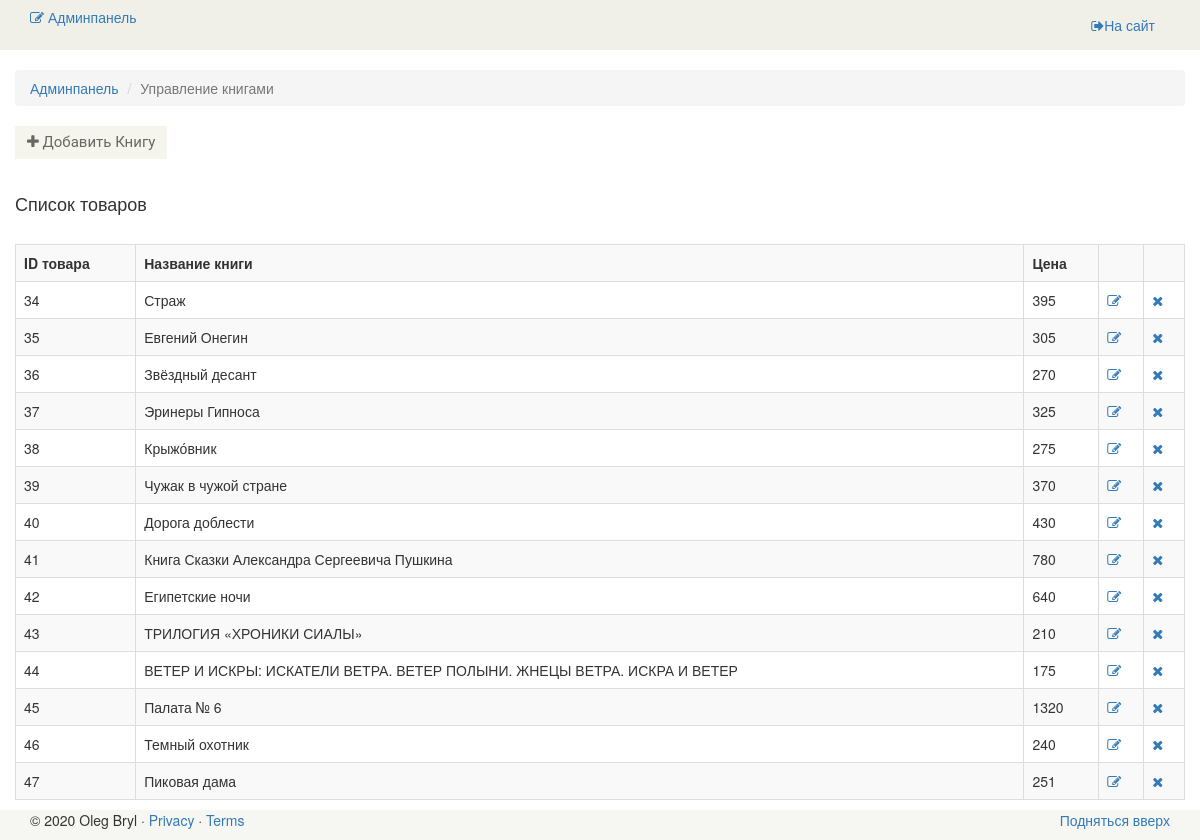
/admin/book (signed in), run on the app's committed database.
### tables this page shows
CREATE TABLE `book` (
                        `id` int(11) NOT NULL AUTO_INCREMENT,
                        `name` varchar(255) DEFAULT NULL,
                        `category_id` int(11) DEFAULT NULL,
                        `price` float DEFAULT NULL,
                        `availability` int(11) DEFAULT NULL,
                        `author` int(11) DEFAULT NULL,
                        `description` text,
                        `is_new` int(11) DEFAULT '0',
                        `status` int(11) DEFAULT '0',
                        PRIMARY KEY (`id`),
                        KEY `book_author_id_fk` (`author`),
                        CONSTRAINT `book_author_id_fk` FOREIGN KEY (`author`) REFERENCES `author` (`id`)
);

### config/routes.php (called while the page is built)
<?php
return array(
    'book/([0-9]+)' => 'book/view/$1',
    'catalog' => 'catalog/index',
    'category/([0-9]+)/page-([0-9]+)' => 'catalog/category/$1/$2',
    'category/([0-9]+)' => 'catalog/category/$1',
    'author/([0-9]+)/page-([0-9]+)' => 'catalog/author/$1/$2',
    'author/([0-9]+)' => 'catalog/author/$1',
    'cart/checkout' => 'cart/checkout',
    'cart/delete/([0-9]+)' => 'cart/delete/$1',
    'cart/add/([0-9]+)' => 'cart/add/$1',
    'cart/addAjax/([0-9]+)' => 'cart/addAjax/$1',
    'cart' => 'cart/index',
    'user/register' => 'user/register',
    'user/login' => 'user/login',
    'user/logout' => 'user/logout',
    'cabinet/edit' => 'cabinet/edit',
    'cabinet' => 'cabinet/index',
    'admin/book/create' => 'adminBook/create',
    'admin/book/update/([0-9]+)' => 'adminBook/update/$1',
    'admin/book/delete/([0-9]+)' => 'adminBook/delete/$1',
    'admin/book' => 'adminBook/index',
    'admin/category/create' => 'adminCategory/create',
    'admin/category/update/([0-9]+)' => 'adminCategory/update/$1',
    'admin/category/delete/([0-9]+)' => 'adminCategory/delete/$1',
    'admin/category' => 'adminCategory/index',
    'admin/author/create' => 'adminAuthor/create',
    'admin/author/update/([0-9]+)' => 'adminAuthor/update/$1',
    'admin/author/delete/([0-9]+)' => 'adminAuthor/delete/$1',
    'admin/author' => 'adminAuthor/index',
    'admin/order/update/([0-9]+)' => 'adminOrder/update/$1',
    'admin/order/delete/([0-9]+)' => 'adminOrder/delete/$1',
    'admin/order/view/([0-9]+)' => 'adminOrder/view/$1',
    'admin/order' => 'adminOrder/index',
    'admin' => 'admin/index',
    'contacts' => 'site/contact',
    'about' => 'site/about',
    'index.php' => 'site/index',
    '' => 'site/index',
);

### controllers/AdminBookController.php (called while the page is built, shortened)
<?php
class AdminBookController extends AdminBase
{
    public function actionIndex()
    {
        $booksList = Book::getBooksList();
        require_once(ROOT . '/views/admin_book/index.php');
        return true;
    }
}

### index.php (called while the page is built, shortened)
<?php
$router = new Router();
$router->run();

### models/Book.php (called while the page is built, shortened)
<?php
class Book
{
    public static function getBooksList()
    {
        $db = Db::getConnection();
        $result = $db->query('SELECT id, name, price FROM book ORDER BY id ASC');
        $booksList = array();
        $i = 0;
        while ($row = $result->fetch()) {
            $booksList[$i]['id'] = $row['id'];
            $booksList[$i]['name'] = $row['name'];
            $booksList[$i]['price'] = $row['price'];
            $i++;
        }
        return $booksList;
    }
}

### views/admin_book/index.php (the view)
<?php include ROOT . '/views/layouts/header_admin.php'; ?>
<section>
    <div class="container">
        <div class="row">
            <br/>
            <div class="breadcrumbs">
                <ol class="breadcrumb">
                    <li><a href="/admin">Админпанель</a></li>
                    <li class="active">Управление книгами</li>
                </ol>
            </div>
            <a href="/admin/book/create" class="btn btn-default back"><i class="fa fa-plus"></i> Добавить Книгу</a>
            <h4>Список товаров</h4>
            <br/>
            <table class="table-bordered table-striped table">
                <tr>
                    <th>ID товара</th>
                    <th>Название книги</th>
                    <th>Цена</th>
                    <th></th>
                    <th></th>
                </tr>
                <?php foreach ($booksList as $book): ?>
                    <tr>
                        <td><?php echo $book['id']; ?></td>
                        <td><?php echo $book['name']; ?></td>
                        <td><?php echo $book['price']; ?></td>
                        <td><a href="/admin/book/update/<?php echo $book['id']; ?>" title="Редактировать"><i class="fa fa-pencil-square-o"></i></a></td>
                        <td><a href="/admin/book/delete/<?php echo $book['id']; ?>" title="Удалить"><i class="fa fa-times"></i></a></td>
                    </tr>
                <?php endforeach; ?>
            </table>
        </div>
    </div>
</section>
<?php include ROOT . '/views/layouts/footer_admin.php'; ?>

### components/Router.php (shortened to what this page needs)
<?php
class Router
{
    private $routes;
    public function __construct()
    {
        $routesPath = ROOT . '/config/routes.php';
        $this->routes = include($routesPath);
    }
    private function getURI()
    {
        if (!empty($_SERVER['REQUEST_URI'])) {
            return trim($_SERVER['REQUEST_URI'], '/');
        }
    }
    public function run()
    {
        $uri = $this->getURI();
        foreach ($this->routes as $uriPattern => $path) {
            if (preg_match("~$uriPattern~", $uri)) {
                $internalRoute = preg_replace("~$uriPattern~", $path, $uri);
                $segments = explode('/', $internalRoute);
                $controllerName = array_shift($segments) . 'Controller';
                $actionName = 'action' . ucfirst(array_shift($segments));
                $parameters = $segments;
                $controllerObject = new $controllerName;
                $result = call_user_func_array(array($controllerObject, $actionName), $parameters);
                if ($result != null) {
                    break;
                }
            }
        }
    }
}

### template/css/main.css (style rules this page uses)
.add-to-cart, .checkout, .back { background:#F5F5ED; border: 0 none; border-radius: 0; color: #696763; font-family: 'Roboto', sans-serif; font-size: 15px; margin-bottom: 25px; }
.table { overflow: auto; margin-bottom: 40px; }

### data on the page
book: id "34", name "Страж", price "395"
book: id "35", name "Евгений Онегин", price "305"
book: id "36", name "Звёздный десант", price "270"
book: id "37", name "Эринеры Гипноса", price "325"
book: id "38", name "Крыжо́вник", price "275"
book: id "39", name "Чужак в чужой стране", price "370"
book: id "40", name "Дорога доблести", price "430"
book: id "41", name "Книга Сказки Александра Сергеевича Пушкина", price "780"
book: id "42", name "Египетские ночи", price "640"
book: id "43", name "ТРИЛОГИЯ «ХРОНИКИ СИАЛЫ»", price "210"
book: id "44", name "ВЕТЕР И ИСКРЫ: ИСКАТЕЛИ ВЕТРА. ВЕТЕР ПОЛЫНИ. ЖНЕЦЫ ВЕТРА. ИСКРА И ВЕТЕР", price "175"
book: id "45", name "Палата № 6", price "1320"
book: id "46", name "Темный охотник", price "240"
book: id "47", name "Пиковая дама", price "251"
